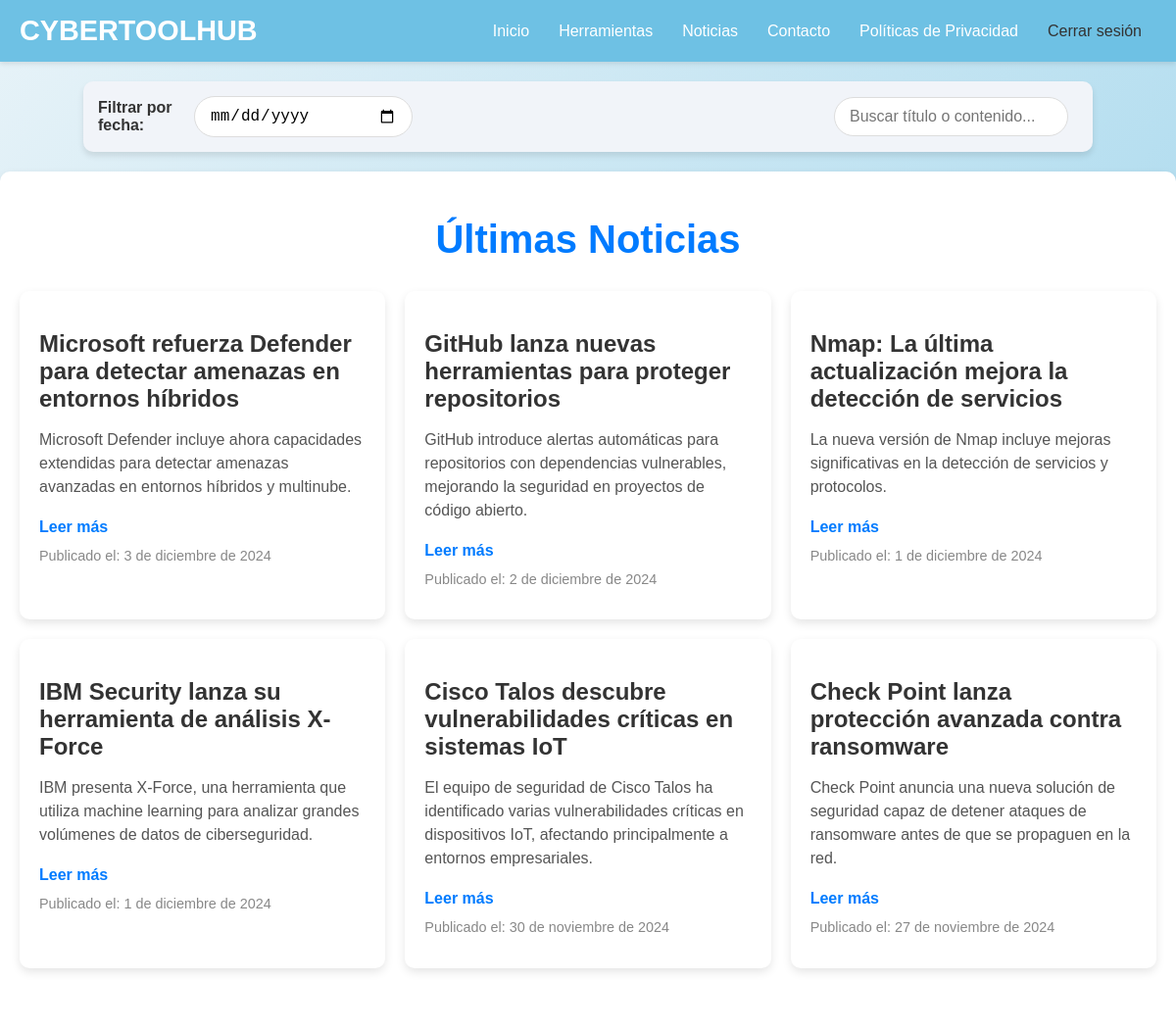
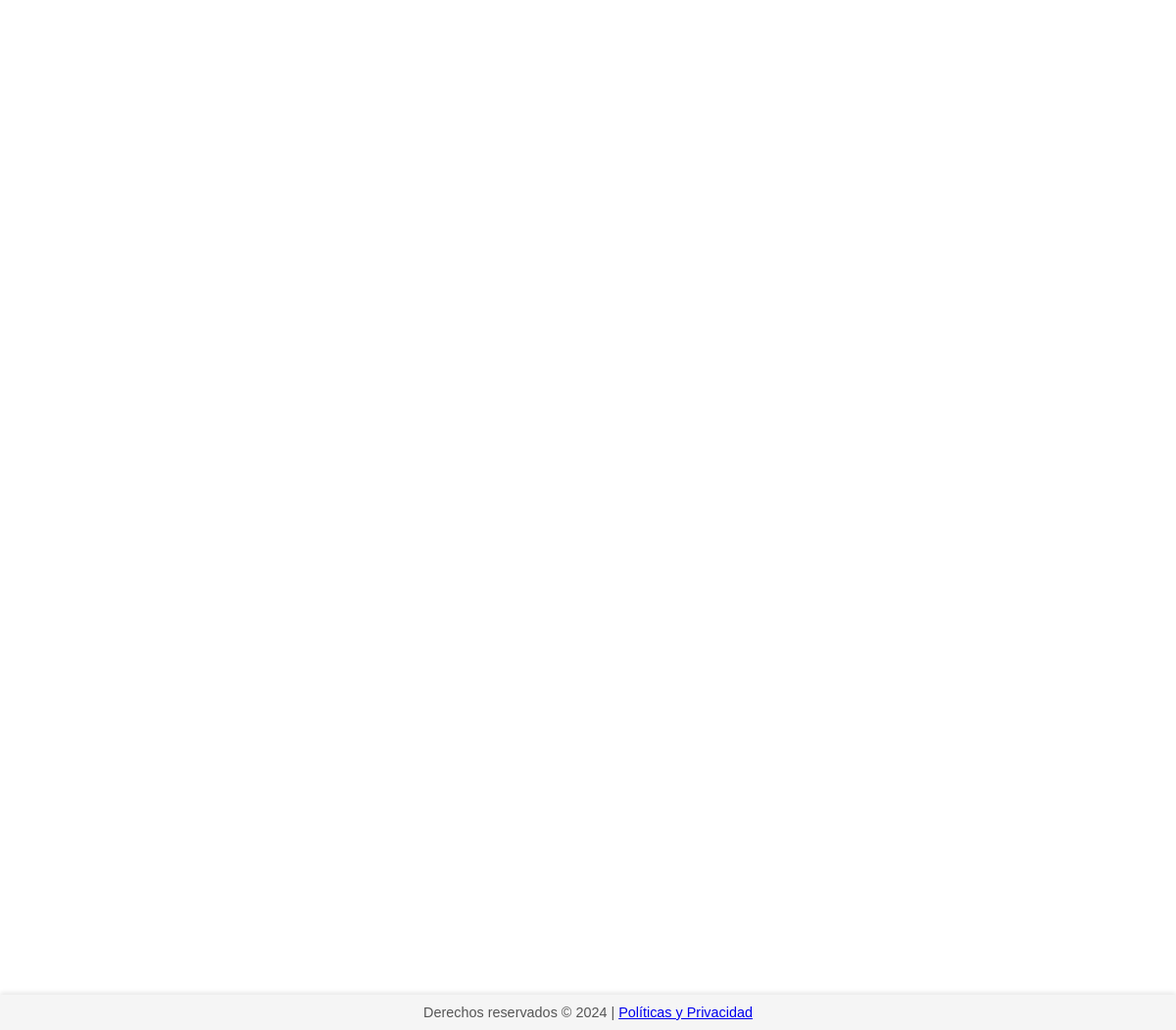
The app's page /noticias/ (signed in) with its own data (2 pictures, top to bottom).
### mi_app/models.py (models this page shows)
class Noticia(models.Model):
    titulo = models.CharField(max_length=255)
    contenido = models.TextField()
    fuente = models.CharField(max_length=255, default="Desconocida")
    fecha_publicacion = models.DateField()
    def __str__(self):
        return self.titulo

### mi_app/views.py (the view)
# urls.py: path('noticias/', views.noticias, name='noticias'),
@login_required
def noticias(request):
    noticias = Noticia.objects.all().order_by('-fecha_publicacion')  # Ordenar por la fecha más reciente
    print(noticias)  # Agrega esto para verificar en la consola
    return render(request, 'noticias.html', {'noticias': noticias})

### mi_app/templates/noticias.html (shortened to what this page needs)
{% extends 'comun.html' %}
{% load static %}
{% block content %}
<link rel="stylesheet" href="{% static 'css/noticias.css' %}">
<div class="filter-search-container">
    <div class="filter-container">
        <label for="filter-date">Filtrar por fecha:</label>
        <input type="date" id="filter-date">
    </div>
    <div class="search-container">
        <input type="text" id="search-input" placeholder="Buscar título o contenido...">
    </div>
</div>
<div class="noticias-container">
    <h1>Últimas Noticias</h1>
    <div class="noticias-grid">
        {% for noticia in noticias %}
        <div class="noticia-card">
            <h2>{{ noticia.titulo }}</h2>
            <p>{{ noticia.contenido }}</p>
            <a href="{{ noticia.fuente }}" target="_blank">Leer más</a>
            <p class="fecha">Publicado el: {{ noticia.fecha_publicacion }}</p>
        </div>
        {% endfor %}
    </div>
</div>
{% endblock %}

### mi_app/templates/comun.html (shortened to what this page needs)
<!DOCTYPE html>
<html lang="es">
<head>
    {% load static %}
    <link rel="stylesheet" href="https://cdnjs.cloudflare.com/ajax/libs/animate.css/4.1.1/animate.min.css">
    <link href="https://cdn.jsdelivr.net/npm/bootstrap-icons/font/bootstrap-icons.css" rel="stylesheet">
    <link rel="stylesheet" href="{% static 'css/styles.css' %}">
</head>
<body>
    <nav>
        <div class="brand">CyberToolHub</div>
        <ul>
            <li><a href="{% url 'home' %}">Inicio</a></li>
            <li><a href="{% url 'herramientas_detalle' %}">Herramientas</a></li>
            <li><a href="{% url 'noticias' %}">Noticias</a></li>
            <li><a href="{% url 'contacto' %}">Contacto</a></li>
            <li><a href="{% url 'politicas_privacidad' %}">Políticas de Privacidad</a></li>
            <li>
                <form method="post" action="{% url 'logout' %}" style="display: inline;">
                    <button type="submit" style="all: unset; cursor: pointer; color: inherit; font-size: inherit; font-family: inherit; text-decoration: none;">
                        Cerrar sesión
                    </button>
                </form>
            </li>
        </ul>
    </nav>
    <main>
        {% block content %}{% endblock %}
    </main>
    <footer>
        Derechos reservados © 2024 | <a href="{% url 'politicas_privacidad' %}">Políticas y Privacidad</a>
    </footer>
</body>
</html>

### mi_app/static/css/styles.css (style rules this page uses)
body { margin: 0; padding: 0; font-family: 'Poppins', sans-serif; background: linear-gradient(135deg, #E8F3F8, #6EC1E4); color: #333; }
nav { background: #6EC1E4; padding: 15px 20px; display: flex; justify-content: space-between; align-items: center; box-shadow: 0 2px 5px rgba(0, 0, 0, 0.1); }
nav .brand { font-size: 1.8em; font-weight: bold; color: #fff; text-transform: uppercase; }
nav ul { list-style: none; margin: 0; padding: 0; display: flex; }
nav ul li { margin: 0 15px; }
nav ul li a { color: #fff; text-decoration: none; font-size: 1em; font-weight: 500; transition: color 0.3s ease; }
button { position: absolute; top: 50%; transform: translateY(-50%); background-color: rgba(0, 0, 0, 0.5); color: white; border: none; border-radius: 50%; width: 40px; height: 40px; font-size: 1.5rem; cursor: pointer; z-index: 1000; display: flex; align-items: center; justify-content: center; }
button { position: absolute; top: 50%; transform: translateY(-50%); background-color: rgba(0, 0, 0, 0.6); color: white; border: none; border-radius: 50%; width: 50px; height: 50px; font-size: 2rem; cursor: pointer; z-index: 1000; display: flex; align-items: center; justify-content: center; transition: background-color 0.3s ease; }
body { margin: 0; padding: 0; font-family: 'Poppins', sans-serif; background: linear-gradient(135deg, #E8F3F8, #6EC1E4); }
footer { position: fixed; bottom: 0; left: 0; width: 100%; background: #f5f5f5; padding: 10px 0; text-align: center; font-size: 0.9em; color: #555; box-shadow: 0 -2px 5px rgba(0, 0, 0, 0.1); }
.noticias-container { max-width: 800px; margin: 20px auto; padding: 20px; background-color: #f9f9f9; border-radius: 8px; box-shadow: 0 2px 10px rgba(0, 0, 0, 0.1); }
.noticias-container { max-width: 800px; margin: 20px auto; padding: 20px; background: #ffffff; border-radius: 10px; box-shadow: 0 4px 10px rgba(0, 0, 0, 0.1); }

### mi_app/static/css/noticias.css (style rules this page uses)
.noticias-container { max-width: 1200px; margin: 0 auto; padding: 20px; text-align: center; }
.noticias-container h1 { font-size: 2.5em; color: #007bff; margin-bottom: 30px; }
.filter-search-container { display: flex; justify-content: space-between; align-items: center; max-width: 1000px; margin: 20px auto; padding: 15px; background-color: #f1f4f9; border-radius: 10px; box-shadow: 0 4px 6px rgba(0, 0, 0, 0.1); }
.search-container { display: flex; align-items: center; gap: 10px; }
.filter-container { display: flex; align-items: center; gap: 10px; }
.filter-container input, .search-container input { padding: 10px 15px; border: 1px solid #ccc; border-radius: 5px; font-size: 1em; outline: none; transition: all 0.3s ease; width: 200px; }
.filter-search-container input { border: 1px solid #ddd; padding: 10px 15px; border-radius: 25px; font-size: 1rem; width: calc(100% - 20px); max-width: 300px; margin-right: 10px; transition: border-color 0.3s ease; }
.filter-search-container label { font-weight: bold; margin-right: 10px; }
.noticias-grid { display: grid; grid-template-columns: repeat(auto-fit, minmax(300px, 1fr)); gap: 20px; }
.noticia-card { background-color: #ffffff; border-radius: 10px; box-shadow: 0px 4px 10px rgba(0, 0, 0, 0.1); padding: 20px; transition: transform 0.3s ease, box-shadow 0.3s ease; text-align: left; }
.noticia-card h2 { font-size: 1.5em; color: #333; margin-bottom: 10px; }
.noticia-card p { font-size: 1em; color: #555; margin-bottom: 10px; line-height: 1.5; }
.noticia-card a { display: inline-block; margin-top: 10px; color: #007bff; font-weight: bold; text-decoration: none; transition: color 0.3s ease; }
.noticia-card .fecha { font-size: 0.9em; color: #888; margin-top: 10px; }
.noticia-card { opacity: 0; transform: translateY(20px); transition: opacity 0.5s ease, transform 0.5s ease; }
.noticia-card.visible { opacity: 1; transform: translateY(0); }

### records on screen
Noticia: titulo "Microsoft refuerza Defender para detectar amenazas en entornos híbridos", contenido "Microsoft Defender incluye ahora capacidades extendidas para detectar amenazas avanzadas en entornos híbridos y multinube.", fecha_publicacion "3 de diciembre de 2024"
Noticia: titulo "GitHub lanza nuevas herramientas para proteger repositorios", contenido "GitHub introduce alertas automáticas para repositorios con dependencias vulnerables, mejorando la seguridad en proyectos de código abierto.", fecha_publicacion "2 de diciembre de 2024"
Noticia: titulo "Nmap: La última actualización mejora la detección de servicios", contenido "La nueva versión de Nmap incluye mejoras significativas en la detección de servicios y protocolos.", fecha_publicacion "1 de diciembre de 2024"
Noticia: titulo "IBM Security lanza su herramienta de análisis X-Force", contenido "IBM presenta X-Force, una herramienta que utiliza machine learning para analizar grandes volúmenes de datos de ciberseguridad.", fecha_publicacion "1 de diciembre de 2024"
Noticia: titulo "Cisco Talos descubre vulnerabilidades críticas en sistemas IoT", contenido "El equipo de seguridad de Cisco Talos ha identificado varias vulnerabilidades críticas en dispositivos IoT, afectando principalmente a entornos empresariales.", fecha_publicacion "30 de noviembre de 2024"
Noticia: titulo "Check Point lanza protección avanzada contra ransomware", contenido "Check Point anuncia una nueva solución de seguridad capaz de detener ataques de ransomware antes de que se propaguen en la red.", fecha_publicacion "27 de noviembre de 2024"
